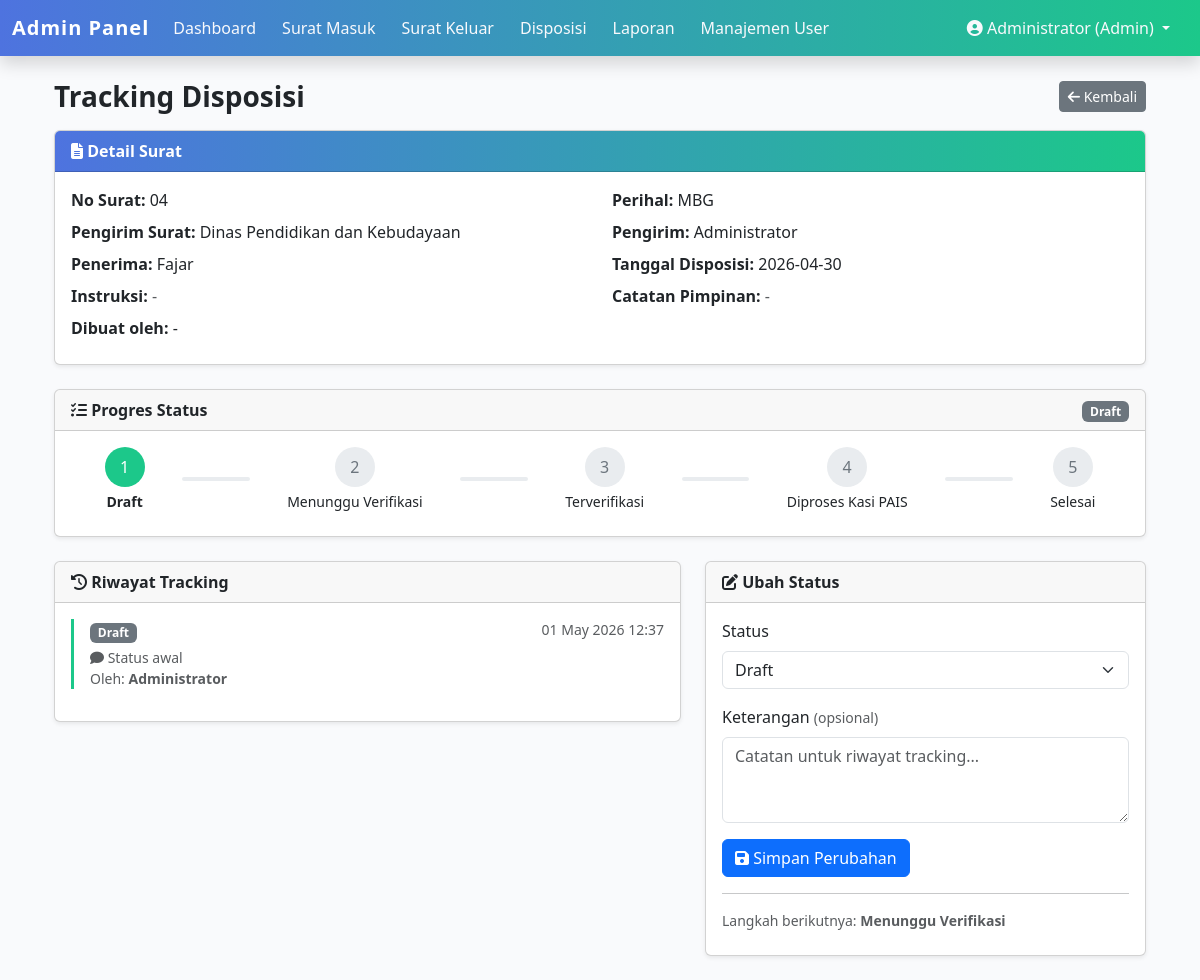
/tracking.php?type=disposisi&id=9 (signed in), run on the app's committed database.
### tables this page shows
CREATE TABLE `disposisi` (
  `id` int(11) NOT NULL,
  `surat_masuk_id` int(11) DEFAULT NULL,
  `pengirim_id` int(11) DEFAULT NULL,
  `penerima_id` int(11) DEFAULT NULL,
  `tgl_disposisi` date DEFAULT NULL,
  `instruksi` text DEFAULT NULL,
  `catatan_pimpinan` text DEFAULT NULL,
  `status` enum('draft','menunggu_verifikasi','terverifikasi','diproses_kasi_pais','selesai') DEFAULT 'draft',
  `created_at` timestamp NULL DEFAULT current_timestamp(),
  `updated_at` timestamp NULL DEFAULT current_timestamp() ON UPDATE current_timestamp()
);

CREATE TABLE `surat_masuk` (
  `id` int(11) NOT NULL,
  `no_agenda` varchar(50) DEFAULT NULL,
  `no_surat` varchar(100) DEFAULT NULL,
  `tgl_surat` date DEFAULT NULL,
  `tgl_diterima` date DEFAULT NULL,
  `pengirim` varchar(150) DEFAULT NULL,
  `instansi` varchar(150) DEFAULT NULL,
  `perihal` varchar(255) DEFAULT NULL,
  `kategori` varchar(100) DEFAULT NULL,
  `file_surat` varchar(255) DEFAULT NULL,
  `status` enum('draft','menunggu_verifikasi','terverifikasi','diproses_kasi_pais','selesai') DEFAULT 'draft',
  `created_at` timestamp NULL DEFAULT current_timestamp()
);

CREATE TABLE `users` (
  `id` int(11) NOT NULL,
  `nama` varchar(100) DEFAULT NULL,
  `email` varchar(100) DEFAULT NULL,
  `password` varchar(255) DEFAULT NULL,
  `role` varchar(20) NOT NULL,
  `created_at` timestamp NULL DEFAULT current_timestamp()
);

CREATE TABLE `status_history` (
  `id` int(11) NOT NULL,
  `ref_type` enum('surat_keluar','surat_masuk','disposisi') NOT NULL,
  `ref_id` int(11) NOT NULL,
  `status` varchar(50) NOT NULL,
  `keterangan` text DEFAULT NULL,
  `updated_by` int(11) DEFAULT NULL,
  `created_at` timestamp NULL DEFAULT current_timestamp()
);

### tracking.php (the view, shortened to what this page needs)
<?php
include "includes/db.php";
include "includes/tracking.php";
$type = isset($_GET['type']) ? $_GET['type'] : '';
$id   = isset($_GET['id']) ? intval($_GET['id']) : 0;
$judul = '';
$detail = [];
$pembuat_nama = '';
if ($type == 'surat_keluar') {
    $q = mysqli_query($conn, "SELECT * FROM surat_keluar WHERE id=$id");
    $row = mysqli_fetch_assoc($q);
    if ($row) {
        $judul = 'Tracking Surat Keluar';
        $status = $row['status'];
        $detail = [
            'No Agenda'    => $row['no_agenda'],
            'No Surat'     => $row['no_surat'],
            'Tanggal Surat' => $row['tgl_surat'],
            'Tujuan'       => $row['tujuan'],
            'Instansi'     => $row['instansi'],
            'Kategori'     => $row['kategori'],
            'Perihal'      => $row['perihal'],
            'Isi Surat'    => $row['isi_surat'],
        ];
        if ($row['file_surat']) {
            $file_url = "assets/uploads/surat_keluar/" . $row['file_surat'];
        }
        $qr = mysqli_query($conn, "SELECT nama FROM users WHERE id='" . intval($row['pembuat_id']) . "'");
        $pr = mysqli_fetch_assoc($qr);
        $pembuat_nama = $pr['nama'] ?? '-';
    }
} else {
    $q = mysqli_query($conn, "
        SELECT d.*, sm.no_surat, sm.perihal, sm.pengirim AS pengirim_surat,
               u1.nama AS pengirim, u2.nama AS penerima
        FROM disposisi d
        JOIN surat_masuk sm ON d.surat_masuk_id = sm.id
        LEFT JOIN users u1 ON d.pengirim_id = u1.id
        LEFT JOIN users u2 ON d.penerima_id = u2.id
        WHERE d.id=$id
    ");
    $row = mysqli_fetch_assoc($q);
    if ($row) {
        $judul = 'Tracking Disposisi';
        $detail = [
            'No Surat'        => $row['no_surat'],
            'Perihal'         => $row['perihal'],
            'Pengirim Surat'  => $row['pengirim_surat'],
            'Pengirim'        => $row['pengirim'],
            'Penerima'        => $row['penerima'],
            'Tanggal Disposisi' => $row['tgl_disposisi'],
            'Instruksi'       => $row['instruksi'],
            'Catatan Pimpinan' => $row['catatan_pimpinan'],
        ];
    }
}
if ($type == 'surat_keluar') {
    $row['status'] = mysqli_fetch_assoc(mysqli_query($conn, "SELECT status FROM surat_keluar WHERE id=$id"))['status'];
} elseif ($type == 'surat_masuk') {
    $row['status'] = mysqli_fetch_assoc(mysqli_query($conn, "SELECT status FROM surat_masuk WHERE id=$id"))['status'];
} else {
    $row['status'] = mysqli_fetch_assoc(mysqli_query($conn, "SELECT status FROM disposisi WHERE id=$id"))['status'];
}
$status = $row['status'];
$history = getStatusHistory($conn, $type, $id);
$current_idx = getStatusIndex($status);
$steps = getStatusSteps();
$next_status = getNextStatus($status);
if ($_SESSION['role'] == 'staf') {
    include "includes/header_staf.php";
} elseif ($_SESSION['role'] == 'user') {
    include "includes/header_user.php";
} else {
    include "includes/header.php";
}
?>
<div class="container mt-4">
  <div class="d-flex justify-content-between align-items-center mb-3">
    <h3 class="fw-bold mb-0"><?= $judul; ?></h3>
    <?php
    $role_dir = $_SESSION['role'] == 'admin' ? 'admin' : ($_SESSION['role'] == 'staf' ? 'staf' : 'user');
    $list_map = [
        'surat_keluar' => 'surat_keluar.php',
        'surat_masuk'  => 'surat_masuk.php',
        'disposisi'    => 'disposisi.php',
    ];
    $back_url = "$role_dir/" . $list_map[$type];
    ?>
    <a href="<?= $back_url; ?>" class="btn btn-secondary btn-sm"><i class="fa fa-arrow-left"></i> Kembali</a>
  </div>
  <div class="card shadow-sm mb-4">
    <div class="card-header text-white fw-semibold" style="background: linear-gradient(90deg, #4e73df, #1cc88a);">
      <i class="fa fa-file-alt"></i> Detail Surat
    </div>
    <div class="card-body">
      <div class="row">
        <?php foreach ($detail as $label => $value): ?>
          <div class="col-md-6 mb-2">
            <strong><?= $label; ?>:</strong>
            <?= $value !== null && $value !== '' ? nl2br(htmlspecialchars($value)) : '<span class="text-muted">-</span>'; ?>
          </div>
        <?php endforeach; ?>
        <div class="col-md-6 mb-2">
          <strong>Dibuat oleh:</strong> <?= htmlspecialchars($pembuat_nama ?: '-'); ?>
        </div>
      </div>
    </div>
  </div>
  <div class="card shadow-sm mb-4">
    <div class="card-header fw-semibold">
      <i class="fa fa-tasks"></i> Progres Status
      <span class="float-end"><?= statusBadge($status); ?></span>
    </div>
    <div class="card-body">
      <div class="d-flex justify-content-between align-items-center mb-2">
        <?php $i = 0; foreach ($steps as $key => $label): ?>
          <div class="text-center flex-fill">
            <div class="rounded-circle d-inline-flex align-items-center justify-content-center"
                 style="width:40px;height:40px; <?= $i <= $current_idx ? 'background-color:#1cc88a;color:#fff;' : 'background-color:#e9ecef;color:#6c757d;' ?>">
              <?php if ($i < $current_idx): ?>
                <i class="fa fa-check"></i>
              <?php else: ?>
                <?= $i + 1; ?>
              <?php endif; ?>
            </div>
            <div class="mt-1 small" style="font-weight:<?= $i <= $current_idx ? 'bold' : 'normal'; ?>">
              <?= $label; ?>
            </div>
          </div>
          <?php if ($i < count($steps) - 1): ?>
            <div class="flex-fill mx-1" style="height:4px; background-color:<?= $i < $current_idx ? '#1cc88a' : '#e9ecef'; ?>; border-radius:2px;"></div>
          <?php endif; ?>
          <?php $i++; endforeach; ?>
      </div>
    </div>
  </div>
  <div class="row">
    <div class="col-md-7">
      <div class="card shadow-sm mb-4">
        <div class="card-header fw-semibold"><i class="fa fa-history"></i> Riwayat Tracking</div>
        <div class="card-body">
          <?php if (count($history) > 0): ?>
            <ul class="list-unstyled">
              <?php foreach ($history as $h): ?>
                <li class="border-start border-3 mb-3 ps-3" style="border-color:#1cc88a !important;">
                  <div class="d-flex justify-content-between">
                    <strong><?= statusBadge($h['status']); ?></strong>
                    <small class="text-muted"><?= date('d M Y H:i', strtotime($h['created_at'])); ?></small>
                  </div>
                  <?php if ($h['keterangan']): ?>
                    <div class="text-muted small mt-1"><i class="fa fa-comment"></i> <?= htmlspecialchars($h['keterangan']); ?></div>
                  <?php endif; ?>
                  <div class="text-muted small">Oleh: <strong><?= htmlspecialchars($h['nama'] ?? '-'); ?></strong></div>
                </li>
              <?php endforeach; ?>
            </ul>
          <?php else: ?>
            <p class="text-muted mb-0">Belum ada riwayat.</p>
          <?php endif; ?>
        </div>
      </div>
    </div>
    <div class="col-md-5">
      <?php if ($_SESSION['role'] == 'admin'): ?>
        <div class="card shadow-sm mb-4">
          <div class="card-header fw-semibold"><i class="fa fa-edit"></i> Ubah Status</div>
          <div class="card-body">
            <form method="POST">
              <div class="mb-3">
                <label class="form-label">Status</label>
                <select name="status" class="form-select" required>
                  <?php foreach ($steps as $key => $label): ?>
                    <option value="<?= $key; ?>" <?= $key == $status ? 'selected' : ''; ?>><?= $label; ?></option>
                  <?php endforeach; ?>
                </select>
              </div>
              <div class="mb-3">
                <label class="form-label">Keterangan <small class="text-muted">(opsional)</small></label>
                <textarea name="keterangan" class="form-control" rows="3" placeholder="Catatan untuk riwayat tracking..."></textarea>
              </div>
              <button type="submit" class="btn btn-primary">
                <i class="fa fa-save"></i> Simpan Perubahan
              </button>
            </form>
            <?php if ($next_status): ?>
              <hr>
              <p class="text-muted small mb-2">Langkah berikutnya: <strong><?= getStatusLabel($next_status); ?></strong></p>
            <?php else: ?>
              <hr>
              <p class="text-success mb-0"><i class="fa fa-check-circle"></i> Surat telah selesai diproses.</p>
            <?php endif; ?>
          </div>
        </div>
      <?php endif; ?>
    </div>
  </div>
</div>
<?php include "includes/footer.php"; ?>

### includes/tracking.php (shortened to what this page needs)
<?php
function getStatusSteps() {
    return [
        'draft'                 => 'Draft',
        'menunggu_verifikasi'   => 'Menunggu Verifikasi',
        'terverifikasi'         => 'Terverifikasi',
        'diproses_kasi_pais'    => 'Diproses Kasi PAIS',
        'selesai'               => 'Selesai',
    ];
}
function getStatusLabel($status) {
    $steps = getStatusSteps();
    return isset($steps[$status]) ? $steps[$status] : ucfirst(str_replace('_', ' ', $status));
}
function getStatusColor($status) {
    $colors = [
        'draft'                 => 'secondary',
        'menunggu_verifikasi'   => 'warning',
        'terverifikasi'         => 'info',
        'diproses_kasi_pais'    => 'primary',
        'selesai'               => 'success',
    ];
    return isset($colors[$status]) ? $colors[$status] : 'secondary';
}
function statusBadge($status) {
    return '<span class="badge bg-' . getStatusColor($status) . '">' . htmlspecialchars(getStatusLabel($status)) . '</span>';
}
function getStatusHistory($conn, $ref_type, $ref_id) {
    $result = mysqli_query($conn, "
        SELECT h.*, u.nama
        FROM status_history h
        LEFT JOIN users u ON h.updated_by = u.id
        WHERE h.ref_type = '$ref_type' AND h.ref_id = '$ref_id'
        ORDER BY h.created_at ASC, h.id ASC
    ");
    $history = [];
    while ($row = mysqli_fetch_assoc($result)) {
        $history[] = $row;
    }
    return $history;
}
function getNextStatus($status) {
    $steps = array_keys(getStatusSteps());
    $idx = array_search($status, $steps);
    return $steps[$idx + 1];
}
function getStatusIndex($status) {
    $idx = array_search($status, array_keys(getStatusSteps()));
    return $idx === false ? -1 : $idx;
}

### includes/header.php (style rules this page uses)
body { background-color: #f9fafc; font-family: 'Segoe UI', Tahoma, Geneva, Verdana, sans-serif; }

### data on the page
disposisi: surat_masuk.no_surat "04", surat_masuk.perihal "MBG", surat_masuk.pengirim "Dinas Pendidikan dan Kebudayaan", pengirim.nama "Administrator", penerima.nama "Fajar", tgl_disposisi "2026-04-30", status "Draft", status "Menunggu Verifikasi"
status_history: status "Draft", created_at "01 May 2026 12:37", keterangan "Status awal", updated_by.nama "Administrator"

### other printed values
$_SESSION['nama'] "Administrator"
$_SESSION['role'] "Admin"
$judul "Tracking Disposisi"
$label "No Surat"
$label "Perihal"
$label "Pengirim Surat"
$label "Pengirim"
$label "Penerima"
$label "Tanggal Disposisi"
$label "Instruksi"
$label "Catatan Pimpinan"
$pembuat_nama ?: '-' "-"
$label "Draft"
$label "Menunggu Verifikasi"
$label "Terverifikasi"
